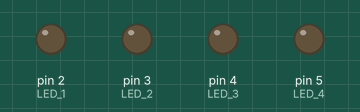
Recording of a sketch running on a simulated Arduino Uno, built with avr-gcc and run on an emulated ATmega328P. Shown: output pins drawn as LEDs (lit = HIGH).

Above: at 0.05 s.
At 0.65 s:
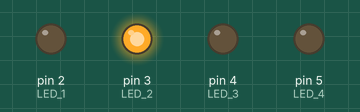
At 1.16 s:
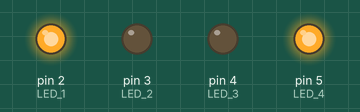
At 2.17 s:
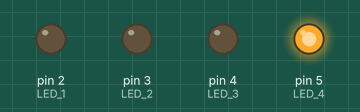
At 3.38 s:
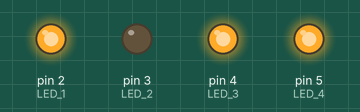
At 4.39 s:
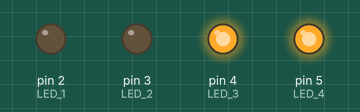
Timing chart, 0 to 4.7 s (numbered marks = the images above):
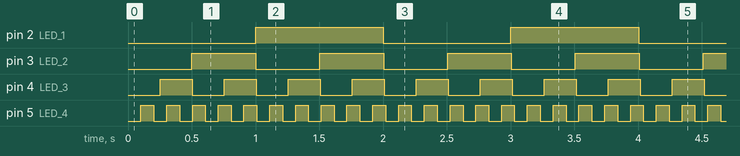

Measured:
- by itself, pin 2 (LED_1): alternates HIGH for 1.0 s and LOW for 1.0 s
- by itself, pin 3 (LED_2): alternates HIGH for 0.50 s and LOW for 0.50 s
- by itself, pin 4 (LED_3): alternates HIGH for 0.25 s and LOW for 0.25 s
- by itself, pin 5 (LED_4): alternates HIGH for 0.10 s and LOW for 0.10 s

The sketch:

Parpadear_varios_leds_diferentes_velocidades.ino
```cpp
// Sketch de Arduino para hacer parpadear
// varios leds a velocidades diferentes

// Ejercicio libre tutorial 6
// Por Bercebus

// Definición de pines de los leds
const int LED_1 = 2;
const int LED_2 = 3;
const int LED_3 = 4;
const int LED_4 = 5;

// Definición de intervalos de parpadeo
// en milisegundos
int intervalo_1 = 1000;
int intervalo_2 = 500;
int intervalo_3 = 250;
int intervalo_4 = 100;

// Estados de los leds
byte estado_led_1 = LOW;
byte estado_led_2 = LOW;
byte estado_led_3 = LOW;
byte estado_led_4 = LOW;

// Variables para medir tiempos
unsigned long tiempo;
unsigned long tiempo_anterior_1 = 0;
unsigned long tiempo_anterior_2 = 0;
unsigned long tiempo_anterior_3 = 0;
unsigned long tiempo_anterior_4 = 0;

void setup()
{
    pinMode(LED_1, OUTPUT);
    pinMode(LED_2, OUTPUT);
    pinMode(LED_3, OUTPUT);
    pinMode(LED_4, OUTPUT);
}

void loop()
{
    tiempo = millis(); // Se mide el tiempo

    // LED_1
    // Se mide si el tiempo es mayor al intervalo de parpadeo
    // El resto de caso es igual para cada led
    if(tiempo - tiempo_anterior_1 > intervalo_1)
    {
        // Se actualiza el tiempo
        tiempo_anterior_1 = tiempo;

        // Se comprueba el estado del led y se cambia
        if(estado_led_1 == LOW)
        {
            estado_led_1 = HIGH;
        }
        else
        {
            estado_led_1 = LOW;
        }

        // Se escribe el nuevo estado en el led
        digitalWrite(LED_1, estado_led_1);
    }

    //LED_2
    if(tiempo - tiempo_anterior_2 > intervalo_2)
    {
        tiempo_anterior_2 = tiempo;

        if(estado_led_2 == LOW)
        {
            estado_led_2 = HIGH;
        }
        else
        {
            estado_led_2 = LOW;
        }

        digitalWrite(LED_2, estado_led_2);
    }

    //LED_3
    if(tiempo - tiempo_anterior_3 > intervalo_3)
    {
        tiempo_anterior_3 = tiempo;

        if(estado_led_3 == LOW)
        {
            estado_led_3 = HIGH;
        }
        else
        {
            estado_led_3 = LOW;
        }

        digitalWrite(LED_3, estado_led_3);
    }

    // LED_4
    if(tiempo - tiempo_anterior_4 > intervalo_4)
    {
        tiempo_anterior_4 = tiempo;

        if(estado_led_4 == LOW)
        {
            estado_led_4 = HIGH;
        }
        else
        {
            estado_led_4 = LOW;
        }

        digitalWrite(LED_4, estado_led_4);
    }
}
```
